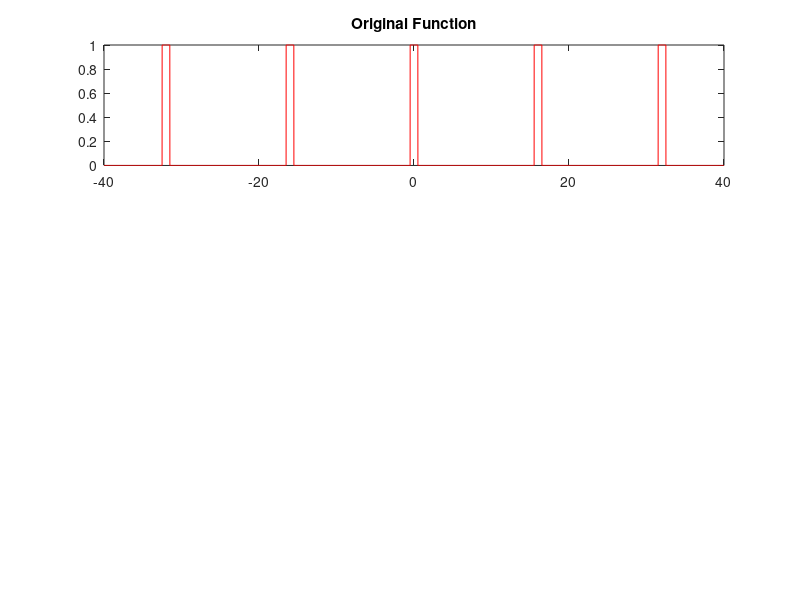

MATLAB code for this plot: (Note: this script raises an error after producing the figure.)
%this is an example from lecture 9 of a fourier series approximation of a
%square wave symmetric about t=0. The analytical equations for a_k were
%derived on the whiteboard.

%Original Signal Defn
%--------------------
T1 = 0.5; %set T1, see lecture notes
T0 = 16; %set T0
samp_per_T = 1000;
num_T = 5; %make odd for even functions

t = 0:T0/2/samp_per_T:T0/2; %define time vector for half period

for i=1:length(t) %define x(t)
    if t(i) < T1
        x_t(i) = 1;
    else
        x_t(i) = 0;
    end
end

x_t = [flipdim(x_t(2:end),2),x_t]; %x(t) for one period
t = [flipdim(-1*t(2:end),2),t]; %adjust t vector for period

x_t = repmat(x_t,1,num_T); %repeat x(t)
t = linspace(-1*T0/2*(num_T),T0/2*(num_T),length(x_t)); %now adjust t

%plot original signal
figure, subplot(311),handle_x_t = plot(t,x_t,'r');
title('Original Function');
ax = gca;
ax.XAxisLocation = 'origin';
ax.YAxisLocation = 'origin';
ax.Box = 'off';
xlabel('t'),

%Fourier Series defs and criteria
w0 = 2.*pi./T0; %set w0
MaxOrd = 100; %highest order in fourier series

ak = complex(zeros(1,2*MaxOrd+1),zeros(1,2*MaxOrd+1));%initialize complex a_k
ak_n = -1*MaxOrd:MaxOrd;

%calculate a_k, k=0 series term
ak (MaxOrd+1) = 2.*T1./T0; 

x = ones(1,length(t)); %initialize x approximation
x = real(x.*ak(MaxOrd+1)); %zeroth order fourier series approx of x

error = zeros(1,length(t));
error = abs(x_t - x).^2;

%plot 1st order aprox
subplot(311),hold on, handle_x_0 = plot(t,x); %plot
title(['k=',num2str(0)]); %the rest of this is formatting figure
subplot(312),handle_ak_0 = stem(ak_n,real(ak));
ax = gca;
ax.XAxisLocation = 'origin';
ax.YAxisLocation = 'origin';
ax.Box = 'off';
ylabel('real(a_k)'),xlabel('k');

subplot(313),handle_e_0 = plot(t,error); %plot
ax = gca;
ax.XAxisLocation = 'origin';
ax.YAxisLocation = 'origin';
ax.Box = 'off';
ylabel('Error Power'),xlabel('t');
pause;

set(handle_x_0,'Visible','off');%closes all figures
set(handle_ak_0,'Visible','off');
set(handle_e_0,'Visible','off');

%this loop calculates a_k for k -MaxOrd to MaxOrd, and then updates the fourier
%series approximation and plots with pause. Hit any button to move through
%pause.

for k_i = 1:MaxOrd

    %first calculate +k
    ak(k_i+MaxOrd+1) = (sin(2.*pi.*k_i.*T1./T0))./(pi.*k_i);
    ak(-1*k_i+MaxOrd+1) = (sin(2.*pi.*-1*k_i.*T1./T0))./(pi.*-1*k_i);
C_xp = ak(k_i+MaxOrd+1).*exp(j.*k_i.*w0.*t);
C_xn = ak(-1*k_i+MaxOrd+1).*exp(j.*-1*k_i.*w0.*t);
x = x + real(C_xp)+ real(C_xn);

error = abs(x_t - x).^2;

subplot(311),
handle_x_n = plot(t,x);
title(['k = +/-',num2str(k_i)]);
ax = gca;
ax.XAxisLocation = 'origin';
ax.YAxisLocation = 'origin';
ax.Box = 'off';

subplot(312),
handle_ak_n = stem(ak_n,real(ak));
ax = gca;
ax.XAxisLocation = 'origin';
ax.YAxisLocation = 'origin';
ax.Box = 'off';
ylabel('real(a_k)'),xlabel('k');

subplot(313),
handle_e_n = plot(t,error);
ax = gca;
ax.XAxisLocation = 'origin';
ax.YAxisLocation = 'origin';
ax.Box = 'off';
ylabel('Error Power'),xlabel('t');
pause(.5);

set(handle_x_n,'Visible','off');
set(handle_ak_n,'Visible','off');
set(handle_e_n,'Visible','off');
end